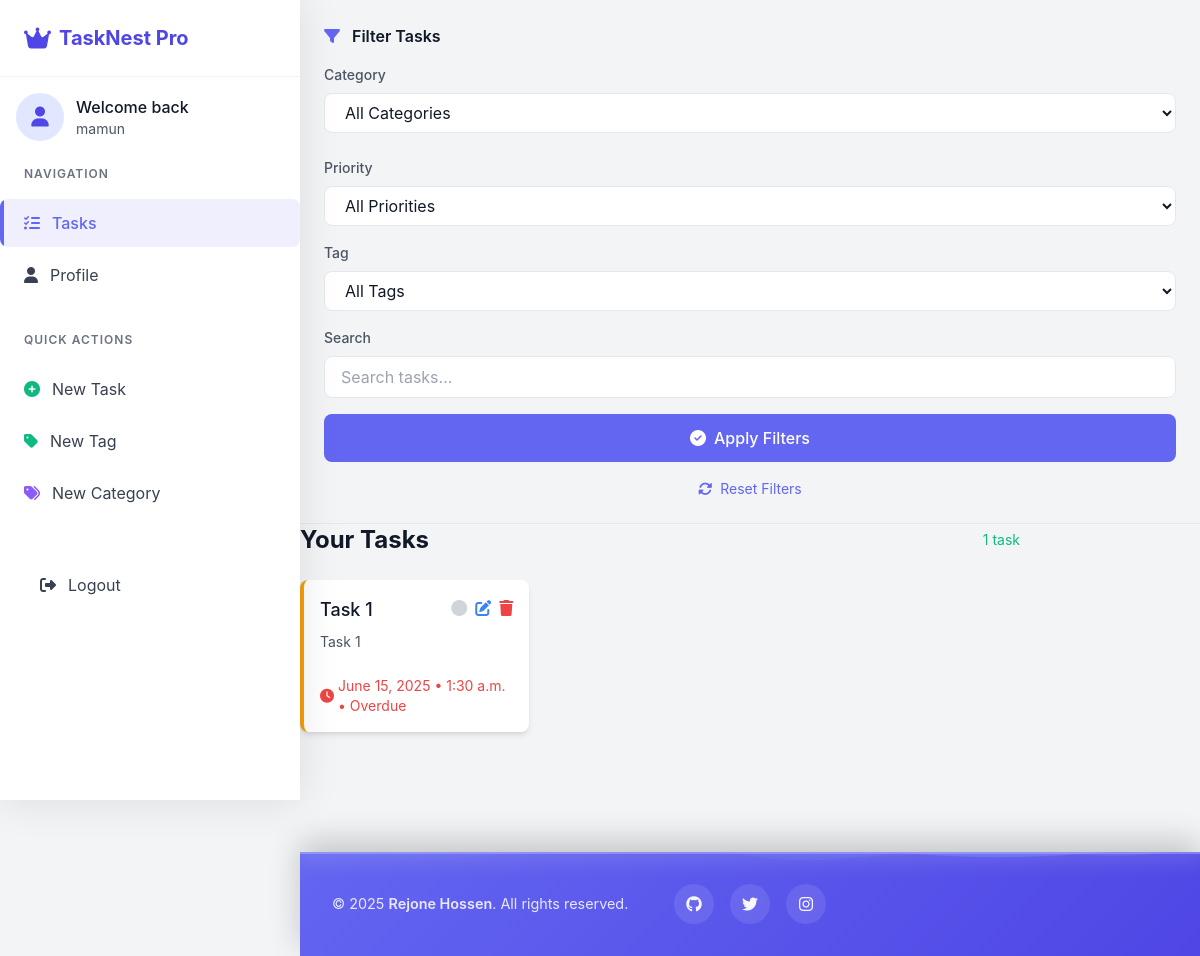
The page / (signed in) on the database as committed earlier.
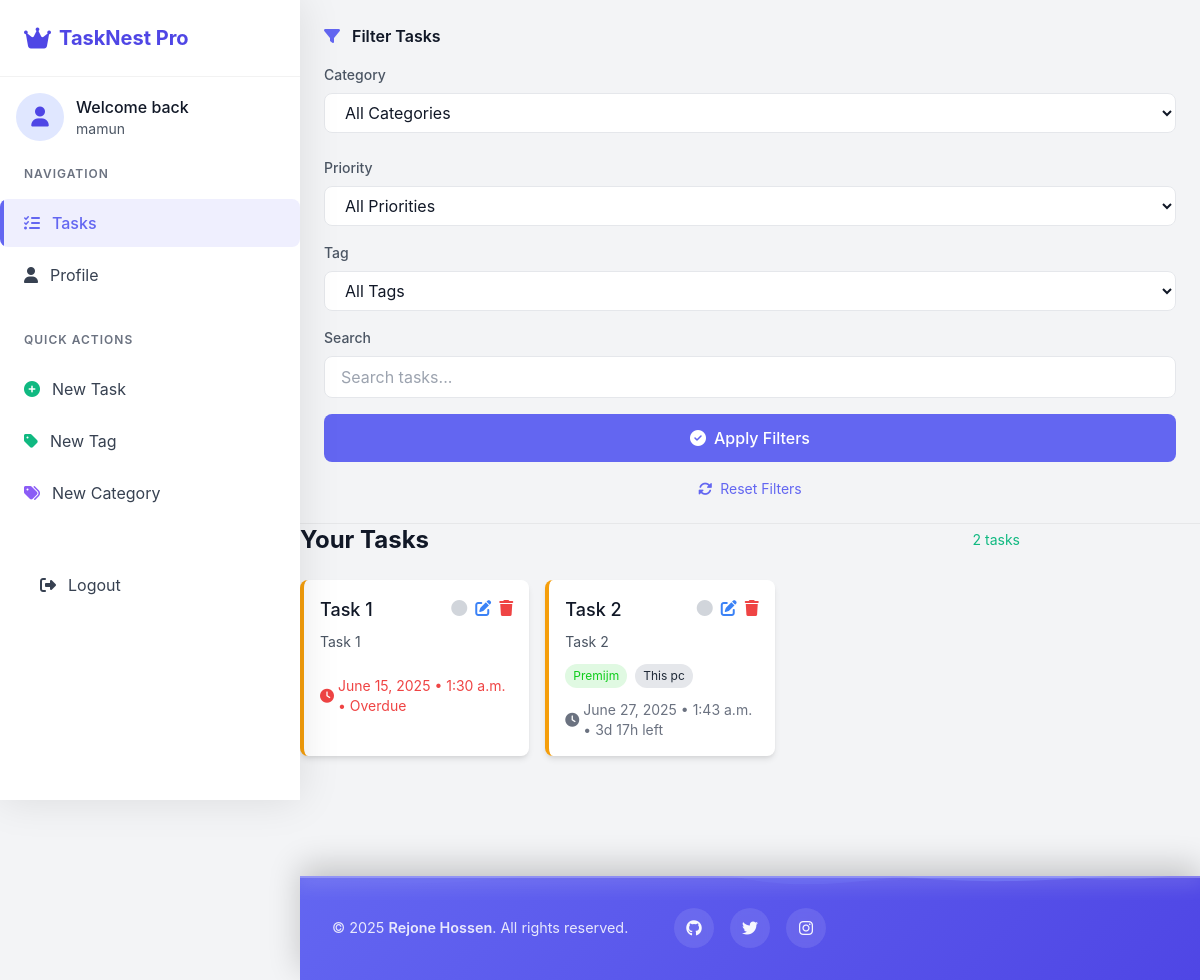
The same page on the database as committed later.
### core/models.py (models this page shows, shortened)
class Task(models.Model):
    user = models.ForeignKey(CustomUser, on_delete=models.CASCADE, null=True, blank=True)
    title = models.CharField(max_length=200, null=True, blank=True)
    description = models.TextField(blank=True, null=True)
    priority = models.CharField(max_length=1, choices=PRIORITY_CHOICES, default='M')
    completed = models.BooleanField(default=False)
    created_at = models.DateTimeField(auto_now_add=True)
    updated_at = models.DateTimeField(auto_now=True)
    due_date = models.DateTimeField(blank=True, null=True)
    category = models.ForeignKey(Category, on_delete=models.SET_NULL, blank=True, null=True)
    tags = models.ManyToManyField(Tag, blank=True)
    order = models.PositiveIntegerField(default=0)
    class Meta:
        ordering = ['order', '-priority', 'due_date']
    @property
    def is_overdue(self):
        return self.due_date and timezone.now() > self.due_date
    @property
    def time_left(self):
        if not self.due_date:
            return None
        delta = self.due_date - timezone.now()
        if delta.total_seconds() < 0:
            return "Overdue"
        days = delta.days
        hours = delta.seconds // 3600
        if days > 0:
            return f"{days}d {hours}h left"
        return f"{hours}h left"

class Category(models.Model):
    name = models.CharField(max_length=50, null=True, blank=True)
    color = models.CharField(max_length=7, default='#3B82F6', null=True, blank=True)
    user = models.ForeignKey(CustomUser, on_delete=models.CASCADE)

class Tag(models.Model):
    name = models.CharField(max_length=50, null=True, blank=True)
    user = models.ForeignKey(CustomUser, on_delete=models.CASCADE, null=True, blank=True)

### core/views.py (the view)
# urls.py: path('', views.task_list, name='task_list'),
@login_required
def task_list(request):
    tasks = Task.objects.filter(user=request.user).order_by('order', '-priority', 'due_date')
    categories = Category.objects.filter(user=request.user)
    tags = Tag.objects.filter(user=request.user)
    shared_lists = SharedList.objects.filter(collaborators=request.user)
    category_id = request.GET.get('category')
    tag_id = request.GET.get('tag')
    priority = request.GET.get('priority')
    search_query = request.GET.get('search')
    if category_id:
        tasks = tasks.filter(category__id=category_id)
    if tag_id:
        tasks = tasks.filter(tags__id=tag_id)
    if priority:
        tasks = tasks.filter(priority=priority)
    if search_query:
        tasks = tasks.filter(title__icontains=search_query)
    from .models import PRIORITY_CHOICES
    context = {
        'tasks': tasks,
        'categories': categories,
        'tags': tags,
        'shared_lists': shared_lists,
        'priority_choices': PRIORITY_CHOICES,
    }
    return render(request, 'tasks/task_list.html', context)

### template/tasks/task_list.html (shortened to what this page needs)
{% extends "base.html" %}
{% load humanize %}
{% block content %}
<div class="cube-filter-section">
            <div class="cube-filter-title">
                <i class="fas fa-filter"></i>
                Filter Tasks
            </div>
            <form method="get" class="space-y-4">
                <div class="cube-filter-group">
                    <label class="cube-filter-label">Category</label>
                    <select name="category" class="cube-filter-input">
                        <option value="">All Categories</option>
                    </select>
                </div>
                <div class="cube-filter-group">
                    <label class="cube-filter-label">Priority</label>
                    <select name="priority" class="cube-filter-input">
                        <option value="">All Priorities</option>
                    </select>
                </div>
                <div class="cube-filter-group">
                    <label class="cube-filter-label">Tag</label>
                    <select name="tag" class="cube-filter-input">
                        <option value="">All Tags</option>
                    </select>
                </div>
                <div class="cube-filter-group">
                    <label class="cube-filter-label">Search</label>
                    <input type="text" name="search" value="{{ request.GET.search }}"
                           class="cube-filter-input"
                           placeholder="Search tasks...">
                </div>
                <button type="submit" class="cube-filter-btn">
                    <i class="fas fa-check-circle"></i>
                    Apply Filters
                </button>
                <a href="{% url 'task_list' %}" class="cube-filter-reset">
                    <i class="fas fa-sync-alt mr-1"></i>
                    Reset Filters
                </a>
            </form>
        </div>
<div class="flex flex-col md:flex-row gap-6">
    <div class="w-full md:w-3/4 lg:w-4/5">
        <div class="flex justify-between items-center mb-6">
            <h1 class="text-2xl font-bold">Your Tasks</h1>
            <div class="flex items-center space-x-2">
                <span class="text-sm {% if tasks.count == 0 %}text-gray-500{% elif tasks.count > 5 %}text-red-500{% else %}text-green-500{% endif %}">
                    {{ tasks.count }} task{{ tasks.count|pluralize }}
                </span>
            </div>
        </div>
        {% if tasks %}
            <div id="task-container" class="grid grid-cols-1 md:grid-cols-2 lg:grid-cols-3 gap-4">
                {% for task in tasks %}
                    {% include "tasks/partials/_task_card.html" %}
                {% endfor %}
            </div>
        {% endif %}
    </div>
</div>
{% endblock %}

### template/tasks/partials/_task_card.html
{% load humanize %}
<div class="task-card bg-white dark:bg-gray-800 rounded-lg shadow-md overflow-hidden border-l-4
            {% if task.priority == 'H' %}border-red-500{% elif task.priority == 'M' %}border-yellow-500{% else %}border-green-500{% endif %}"
     data-task-id="{{ task.id }}">
    <div class="p-4">
        <div class="flex justify-between items-start mb-2">
            <h3 class="text-lg font-medium {% if task.completed %}line-through text-gray-500{% endif %}">
                {{ task.title }}
            </h3>
            <div class="flex space-x-2">
                <button class="toggle-complete" data-task-id="{{ task.id }}">
                    <i class="fas {% if task.completed %}fa-check-circle text-green-500{% else %}fa-circle text-gray-300{% endif %}"></i>
                </button>
                <a href="{% url 'task_update' task.id %}" class="text-blue-500 hover:text-blue-700">
                    <i class="fas fa-edit"></i>
                </a>
                <a href="{% url 'task_delete' task.id %}" class="text-red-500 hover:text-red-700">
                    <i class="fas fa-trash"></i>
                </a>
            </div>
        </div>
        {% if task.description %}
            <p class="text-sm text-gray-600 dark:text-gray-400 mb-3">{{ task.description }}</p>
        {% endif %}
        <div class="flex flex-wrap gap-2 mb-3">
            {% if task.category %}
                <span class="px-2 py-1 text-xs rounded-full" style="background-color: {{ task.category.color }}20; color: {{ task.category.color }};">
                    {{ task.category.name }}
                </span>
            {% endif %}
            {% for tag in task.tags.all %}
                <span class="px-2 py-1 text-xs rounded-full bg-gray-200 dark:bg-gray-700 text-gray-800 dark:text-gray-300">
                    {{ tag.name }}
                </span>
            {% endfor %}
        </div>
        {% if task.due_date %}
            <div class="flex items-center text-sm {% if task.is_overdue %}text-red-500{% else %}text-gray-500 dark:text-gray-400{% endif %}">
                <i class="fas fa-clock mr-1"></i>
                <span>
                    {{ task.due_date|naturalday }} •
                    {{ task.due_date|time }}
                    {% if task.time_left %} • {{ task.time_left }}{% endif %}
                </span>
            </div>
        {% endif %}
    </div>
</div>

Rows that differ between the two databases and show on the page:
added Task: title "Task 2", completed False (drawn), description "Task 2", category.name "Premijm", due_date "June 27, 2025", due_date "1:43 a.m.", time_left "3d 17h left"
added Tag: name "This pc"
Other text that changed with them:
{{ tasks.count }}: "1" → "2"
